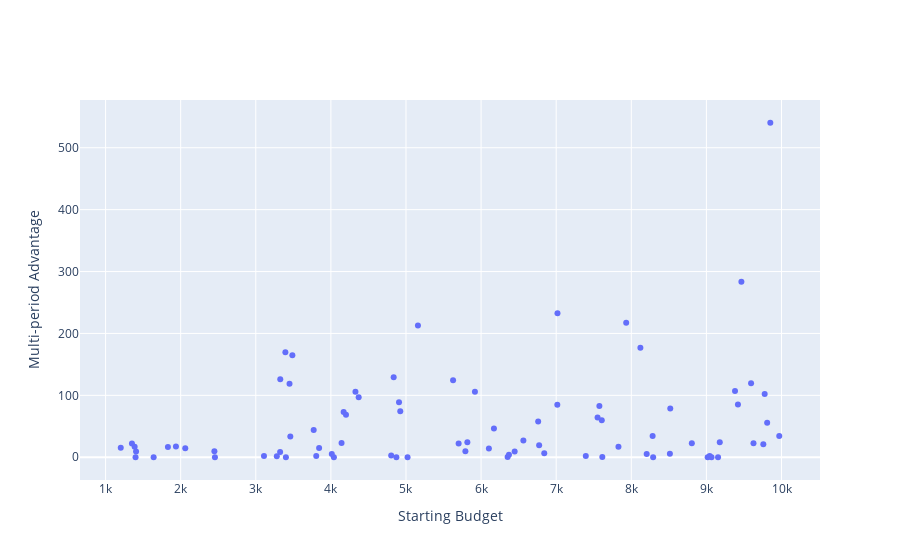

Notebook cell for this chart:
### Code cell
fig = go.Figure()

fig.add_trace(
    go.Scatter(
        y = df_multi.portf_val - df_naive.portf_val,
        x = df_multi.init_budget,
        mode = "markers",

    )
)

fig.update_xaxes(
    title="Starting Budget"
)

fig.update_yaxes(
    title="Multi-period Advantage"
)
